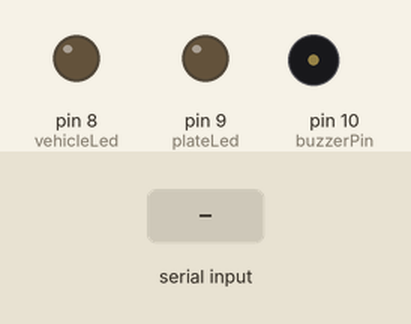
A sketch run on a simulated Arduino Uno, built with avr-gcc and run on an emulated ATmega328P. Shown: output pins drawn as LEDs (lit = HIGH), buzzer (waves = sounding, pin HIGH). The inputs (shaded band) are chosen by the test bench.

Above: at 1.2 s.
1.3 s: "V" received over Serial
At 1.8 s:
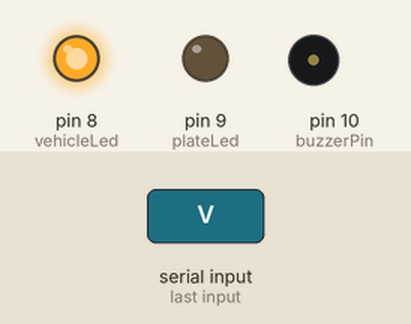
2.8 s: "P" received over Serial
At 3.5 s:
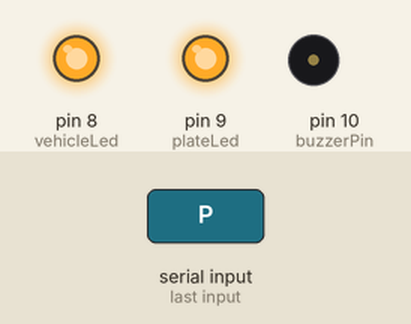
4.3 s: "N" received over Serial
At 5.3 s:
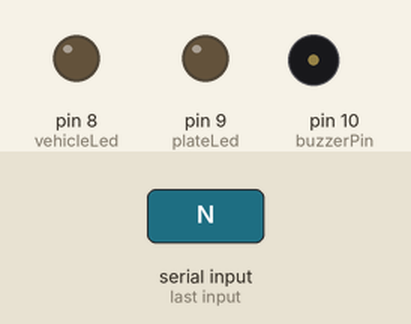
Timing chart, 0 to 7.3 s (numbered marks = the images above; inputs shaded):
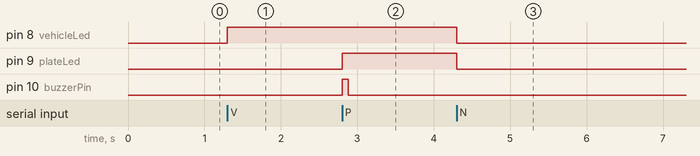

The sketch:

detection_indicator.ino
```cpp
/*
  MATLAB vehicle / number-plate detection indicator

  MATLAB sends one byte:
    'V' -> vehicle detected
    'P' -> plate candidate detected
    'N' -> no active detection

  Hardware:
    vehicle LED  -> digital pin 8 through ~220 ohm resistor
    plate LED    -> digital pin 9 through ~220 ohm resistor
    optional buzzer -> digital pin 10
*/

const int vehicleLed = 8;
const int plateLed = 9;
const int buzzerPin = 10;

void setup() {
  pinMode(vehicleLed, OUTPUT);
  pinMode(plateLed, OUTPUT);
  pinMode(buzzerPin, OUTPUT);

  digitalWrite(vehicleLed, LOW);
  digitalWrite(plateLed, LOW);
  digitalWrite(buzzerPin, LOW);

  Serial.begin(9600);
}

void loop() {
  if (Serial.available() <= 0) {
    return;
  }

  const char command = Serial.read();

  switch (command) {
    case 'V':
      digitalWrite(vehicleLed, HIGH);
      digitalWrite(plateLed, LOW);
      digitalWrite(buzzerPin, LOW);
      break;

    case 'P':
      digitalWrite(vehicleLed, HIGH);
      digitalWrite(plateLed, HIGH);
      digitalWrite(buzzerPin, HIGH);
      delay(80);
      digitalWrite(buzzerPin, LOW);
      break;

    case 'N':
    default:
      digitalWrite(vehicleLed, LOW);
      digitalWrite(plateLed, LOW);
      digitalWrite(buzzerPin, LOW);
      break;
  }
}
```

Measured:
- after the input at 1.3 s, pin 8 (vehicleLed): LOW → HIGH at once
- after the input at 2.8 s, pin 9 (plateLed): LOW → HIGH at once; pin 10 (buzzerPin): LOW → HIGH at once, → LOW 0.08 s later
- after the input at 4.3 s, pin 8 (vehicleLed), pin 9 (plateLed): HIGH → LOW at once
